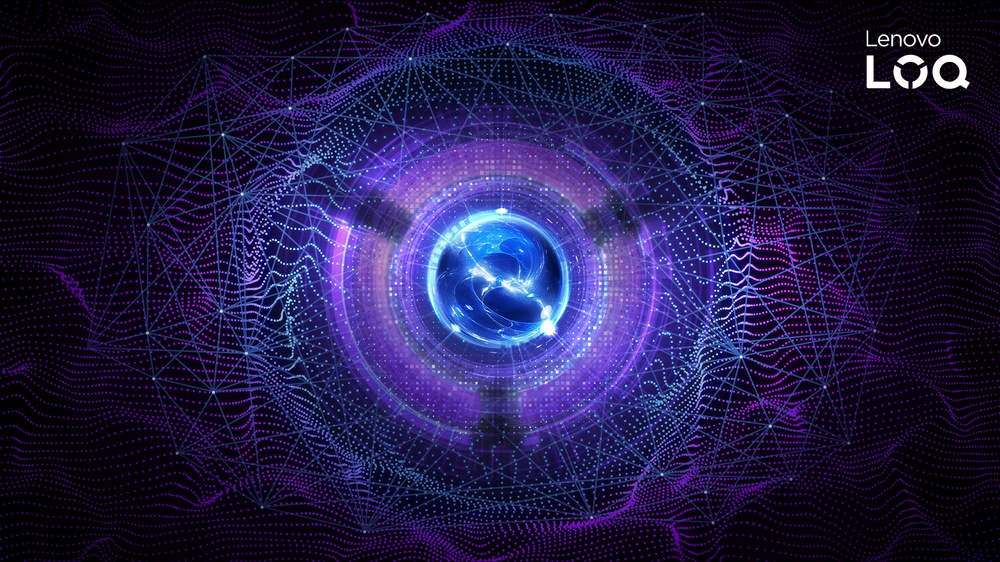
#> input picture Phase 1/lenovo.jpg, 1000 x 562 px, shrunk from 1920 x 1080 before the run
$ jupyter execute --allow-errors ImageCv.ipynb   (shell and % lines are left out)
#> lines starting #> are read from the running program, lines starting #| are printed output that depends on the picture
[cell 1]
import cv2

[cell 2]
print(cv2.__version__)

[cell 3]
image = cv2.imread("lenovo.jpg")
#> image is the input picture: shape (562, 1000, 3); mean B, G, R 70.5, 25.8, 33.5

[cell 4]
# Image is getting fetched

if image is None:
    print("Error: Image Not Found !!")
else:
    print("Image found !!")

[cell 5]
# Image is getting printed and opening

if image is not None:
    cv2.imshow("Image Showing", image)
    cv2.waitKey(0)
    cv2.destroyAllWindows()
else:
    print("Error : Image not found !!")

[cell 6]
# Image is getting saved.

if image is not None:
    success = cv2.imwrite("output.png",image)
    if success :
        print("Image saved successfully to 'output.png' !!")
    else:
        print("Failed to save the image !!")
else :
    print("Error: Image not found !!")

[cell 7]
# Image dimensioning (height,width,channels) function used is shape

if image is not None:
    h,w,c = image.shape
#> h = 562; w = 1000; c = 3
    print(f"Image loaded:\nHeight {h}\nWidth {w}\nChannels {c}")
#| Image loaded:
#| Height 562
#| Width 1000
#| Channels 3
else:
    print("Couldn't load image.......")

[cell 8]
# Greyscale Conversion (Converting image to black and white)
if image is not None :
    gray = cv2.cvtColor(image , cv2.COLOR_BGR2GRAY)
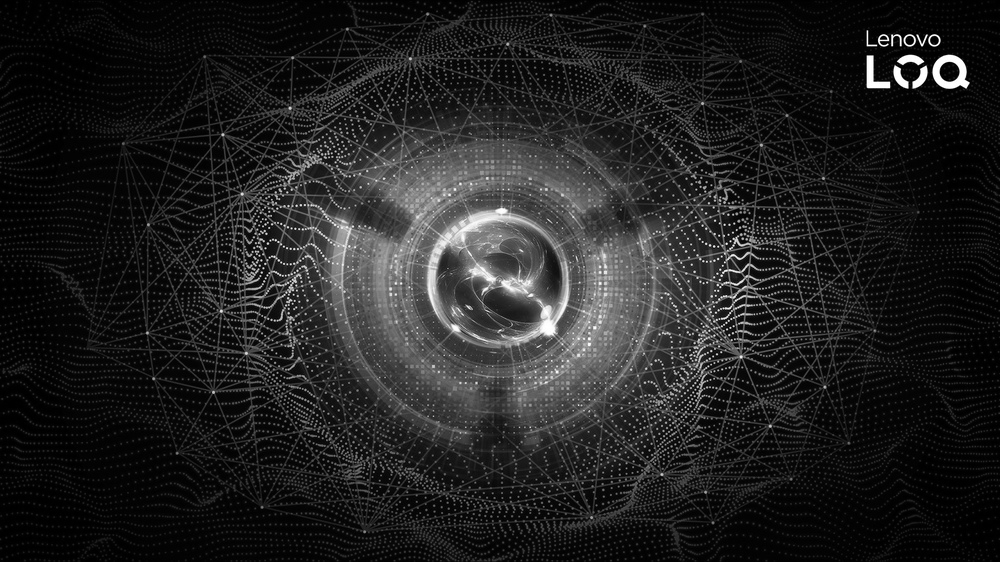
#> gray: shape (562, 1000); min 0, max 255, mean 33.2
    cv2.imshow("Grayscale Image", gray)
    cv2.waitKey(0)
    cv2.destroyAllWindows()
else:
    print("Could not load image !!")
